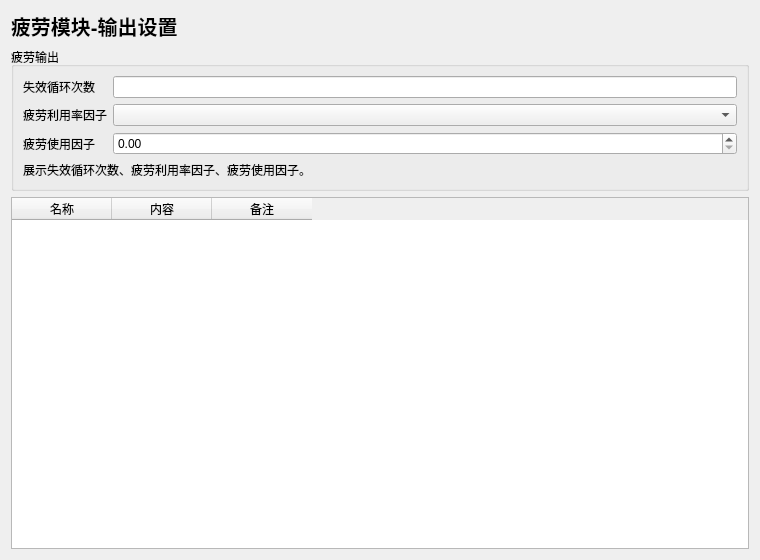
<?xml version="1.0" encoding="UTF-8"?>
<ui version="4.0">
 <class>FatigueOutputWidget</class>
 <widget class="QWidget" name="FatigueOutputWidget">
  <property name="geometry">
   <rect><x>0</x><y>0</y><width>760</width><height>560</height></rect>
  </property>
  <layout class="QVBoxLayout" name="verticalLayout">
   <item>
    <widget class="QLabel" name="titleLabel">
     <property name="styleSheet"><string notr="true">font-size: 20px; font-weight: 700;</string></property>
     <property name="text"><string>疲劳模块-输出设置</string></property>
    </widget>
   </item>
   <item>
    <widget class="QGroupBox" name="mainGroupBox">
     <property name="title"><string>疲劳输出</string></property>
     <layout class="QFormLayout" name="formLayout">
      <item row="0" column="0"><widget class="QLabel" name="labelA"><property name="text"><string>失效循环次数</string></property></widget></item>
      <item row="0" column="1"><widget class="QLineEdit" name="lineEditA"/></item>
      <item row="1" column="0"><widget class="QLabel" name="labelB"><property name="text"><string>疲劳利用率因子</string></property></widget></item>
      <item row="1" column="1"><widget class="QComboBox" name="comboBoxB"/></item>
      <item row="2" column="0"><widget class="QLabel" name="labelC"><property name="text"><string>疲劳使用因子</string></property></widget></item>
      <item row="2" column="1"><widget class="QDoubleSpinBox" name="doubleSpinBoxC"/></item>
      <item row="3" column="0" colspan="2">
       <widget class="QLabel" name="descLabel">
        <property name="wordWrap"><bool>true</bool></property>
        <property name="text"><string>展示失效循环次数、疲劳利用率因子、疲劳使用因子。</string></property>
       </widget>
      </item>
     </layout>
    </widget>
   </item>
   <item>
    <widget class="QTableWidget" name="tableWidget">
     <column><property name="text"><string>名称</string></property></column>
     <column><property name="text"><string>内容</string></property></column>
     <column><property name="text"><string>备注</string></property></column>
    </widget>
   </item>
  </layout>
 </widget>
 <resources/>
 <connections/>
</ui>
